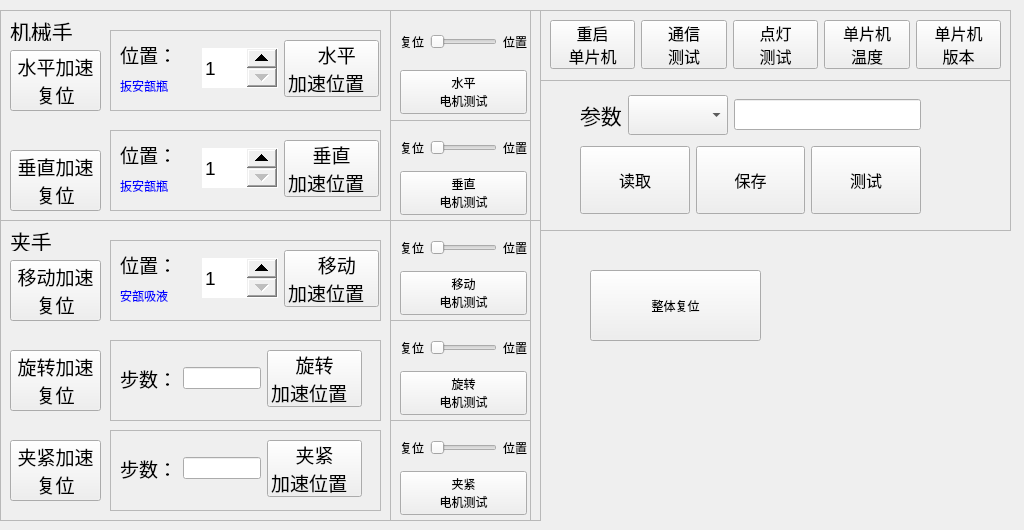
<?xml version="1.0" encoding="UTF-8"?>
<ui version="4.0">
 <class>ArmView</class>
 <widget class="QWidget" name="ArmView">
  <property name="geometry">
   <rect>
    <x>0</x>
    <y>0</y>
    <width>1024</width>
    <height>530</height>
   </rect>
  </property>
  <property name="windowTitle">
   <string>Form</string>
  </property>
  <widget class="QFrame" name="frame">
   <property name="geometry">
    <rect>
     <x>0</x>
     <y>10</y>
     <width>541</width>
     <height>211</height>
    </rect>
   </property>
   <property name="frameShape">
    <enum>QFrame::StyledPanel</enum>
   </property>
   <property name="frameShadow">
    <enum>QFrame::Raised</enum>
   </property>
   <widget class="QPushButton" name="ArmHResetButton">
    <property name="geometry">
     <rect>
      <x>10</x>
      <y>40</y>
      <width>91</width>
      <height>61</height>
     </rect>
    </property>
    <property name="font">
     <font>
      <pointsize>14</pointsize>
      <kerning>true</kerning>
     </font>
    </property>
    <property name="text">
     <string>水平加速
复位</string>
    </property>
    <property name="autoRepeat">
     <bool>false</bool>
    </property>
    <property name="autoExclusive">
     <bool>false</bool>
    </property>
    <property name="autoDefault">
     <bool>false</bool>
    </property>
   </widget>
   <widget class="QFrame" name="frame_4">
    <property name="geometry">
     <rect>
      <x>110</x>
      <y>120</y>
      <width>271</width>
      <height>81</height>
     </rect>
    </property>
    <property name="frameShape">
     <enum>QFrame::StyledPanel</enum>
    </property>
    <property name="frameShadow">
     <enum>QFrame::Raised</enum>
    </property>
    <widget class="QWidget" name="layoutWidget_1">
     <property name="geometry">
      <rect>
       <x>10</x>
       <y>10</y>
       <width>259</width>
       <height>57</height>
      </rect>
     </property>
     <layout class="QHBoxLayout" name="horizontalLayout_2">
      <item>
       <layout class="QVBoxLayout" name="verticalLayout_2">
        <item>
         <widget class="QLabel" name="label_3">
          <property name="font">
           <font>
            <pointsize>14</pointsize>
           </font>
          </property>
          <property name="text">
           <string>位置：</string>
          </property>
         </widget>
        </item>
        <item>
         <widget class="QLabel" name="label_VPos">
          <property name="styleSheet">
           <string notr="true">color: rgb(0, 0, 255);
font: 75 12pt &quot;Ubuntu&quot;;</string>
          </property>
          <property name="text">
           <string>扳安瓿瓶</string>
          </property>
         </widget>
        </item>
       </layout>
      </item>
      <item>
       <widget class="QSpinBox" name="ArmVertSpin">
        <property name="minimumSize">
         <size>
          <width>0</width>
          <height>40</height>
         </size>
        </property>
        <property name="font">
         <font>
          <pointsize>14</pointsize>
         </font>
        </property>
        <property name="styleSheet">
         <string notr="true">QSpinBox::up-button
{
 width: 30px;
}
QSpinBox::down-button
{
 width: 30px;
}
QSpinBox
{
 border-width: 1;
}</string>
        </property>
        <property name="minimum">
         <number>1</number>
        </property>
        <property name="maximum">
         <number>4</number>
        </property>
       </widget>
      </item>
      <item>
       <widget class="QPushButton" name="ArmVSetButton">
        <property name="font">
         <font>
          <pointsize>14</pointsize>
          <kerning>true</kerning>
         </font>
        </property>
        <property name="text">
         <string>垂直
加速位置  </string>
        </property>
       </widget>
      </item>
     </layout>
    </widget>
   </widget>
   <widget class="QPushButton" name="ArmVResetButton">
    <property name="geometry">
     <rect>
      <x>10</x>
      <y>140</y>
      <width>91</width>
      <height>61</height>
     </rect>
    </property>
    <property name="font">
     <font>
      <pointsize>14</pointsize>
      <kerning>true</kerning>
     </font>
    </property>
    <property name="text">
     <string>垂直加速
复位</string>
    </property>
    <property name="autoRepeat">
     <bool>false</bool>
    </property>
    <property name="autoExclusive">
     <bool>false</bool>
    </property>
    <property name="autoDefault">
     <bool>false</bool>
    </property>
   </widget>
   <widget class="QFrame" name="frame_2">
    <property name="geometry">
     <rect>
      <x>110</x>
      <y>20</y>
      <width>271</width>
      <height>81</height>
     </rect>
    </property>
    <property name="frameShape">
     <enum>QFrame::StyledPanel</enum>
    </property>
    <property name="frameShadow">
     <enum>QFrame::Raised</enum>
    </property>
    <widget class="QWidget" name="layoutWidget_2">
     <property name="geometry">
      <rect>
       <x>10</x>
       <y>10</y>
       <width>259</width>
       <height>57</height>
      </rect>
     </property>
     <layout class="QHBoxLayout" name="horizontalLayout">
      <item>
       <layout class="QVBoxLayout" name="verticalLayout">
        <item>
         <widget class="QLabel" name="label_2">
          <property name="font">
           <font>
            <pointsize>14</pointsize>
           </font>
          </property>
          <property name="text">
           <string>位置：</string>
          </property>
         </widget>
        </item>
        <item>
         <widget class="QLabel" name="label_HPos">
          <property name="styleSheet">
           <string notr="true">color: rgb(0, 0, 255);
font: 75 12pt &quot;Ubuntu&quot;;</string>
          </property>
          <property name="text">
           <string>扳安瓿瓶</string>
          </property>
         </widget>
        </item>
       </layout>
      </item>
      <item>
       <widget class="QSpinBox" name="ArmHorizSpin">
        <property name="minimumSize">
         <size>
          <width>0</width>
          <height>40</height>
         </size>
        </property>
        <property name="font">
         <font>
          <pointsize>14</pointsize>
         </font>
        </property>
        <property name="styleSheet">
         <string notr="true">QSpinBox::up-button
{
 width: 30px;
}
QSpinBox::down-button
{
 width: 30px;
}
QSpinBox
{
 border-width: 1;
}</string>
        </property>
        <property name="minimum">
         <number>1</number>
        </property>
        <property name="maximum">
         <number>4</number>
        </property>
       </widget>
      </item>
      <item>
       <widget class="QPushButton" name="ArmHSetButton">
        <property name="font">
         <font>
          <pointsize>14</pointsize>
          <kerning>true</kerning>
         </font>
        </property>
        <property name="text">
         <string>  水平
加速位置  </string>
        </property>
       </widget>
      </item>
     </layout>
    </widget>
   </widget>
   <widget class="QLabel" name="label_1">
    <property name="geometry">
     <rect>
      <x>10</x>
      <y>10</y>
      <width>81</width>
      <height>21</height>
     </rect>
    </property>
    <property name="font">
     <font>
      <pointsize>16</pointsize>
     </font>
    </property>
    <property name="text">
     <string>机械手</string>
    </property>
   </widget>
   <widget class="QFrame" name="frame_7">
    <property name="geometry">
     <rect>
      <x>390</x>
      <y>0</y>
      <width>141</width>
      <height>111</height>
     </rect>
    </property>
    <property name="frameShape">
     <enum>QFrame::StyledPanel</enum>
    </property>
    <property name="frameShadow">
     <enum>QFrame::Raised</enum>
    </property>
    <widget class="QWidget" name="layoutWidget_3">
     <property name="geometry">
      <rect>
       <x>10</x>
       <y>10</y>
       <width>127</width>
       <height>94</height>
      </rect>
     </property>
     <layout class="QVBoxLayout" name="verticalLayout_3">
      <item>
       <layout class="QHBoxLayout" name="horizontalLayout_6">
        <item>
         <widget class="QLabel" name="label_8">
          <property name="text">
           <string>复位</string>
          </property>
         </widget>
        </item>
        <item>
         <widget class="QSlider" name="ArmHorizSlider">
          <property name="minimumSize">
           <size>
            <width>50</width>
            <height>0</height>
           </size>
          </property>
          <property name="maximum">
           <number>1</number>
          </property>
          <property name="pageStep">
           <number>1</number>
          </property>
          <property name="orientation">
           <enum>Qt::Horizontal</enum>
          </property>
         </widget>
        </item>
        <item>
         <widget class="QLabel" name="label_9">
          <property name="text">
           <string>位置</string>
          </property>
         </widget>
        </item>
       </layout>
      </item>
      <item>
       <widget class="QPushButton" name="ArmHTestButton">
        <property name="text">
         <string>水平
电机测试</string>
        </property>
       </widget>
      </item>
     </layout>
    </widget>
   </widget>
   <widget class="QFrame" name="frame_8">
    <property name="geometry">
     <rect>
      <x>390</x>
      <y>110</y>
      <width>141</width>
      <height>101</height>
     </rect>
    </property>
    <property name="frameShape">
     <enum>QFrame::StyledPanel</enum>
    </property>
    <property name="frameShadow">
     <enum>QFrame::Raised</enum>
    </property>
    <widget class="QWidget" name="layoutWidget_4">
     <property name="geometry">
      <rect>
       <x>10</x>
       <y>10</y>
       <width>127</width>
       <height>85</height>
      </rect>
     </property>
     <layout class="QVBoxLayout" name="verticalLayout_4">
      <item>
       <layout class="QHBoxLayout" name="horizontalLayout_7">
        <item>
         <widget class="QLabel" name="label_10">
          <property name="text">
           <string>复位</string>
          </property>
         </widget>
        </item>
        <item>
         <widget class="QSlider" name="ArmVertSlider">
          <property name="minimumSize">
           <size>
            <width>50</width>
            <height>0</height>
           </size>
          </property>
          <property name="maximum">
           <number>1</number>
          </property>
          <property name="pageStep">
           <number>1</number>
          </property>
          <property name="orientation">
           <enum>Qt::Horizontal</enum>
          </property>
         </widget>
        </item>
        <item>
         <widget class="QLabel" name="label_11">
          <property name="text">
           <string>位置</string>
          </property>
         </widget>
        </item>
       </layout>
      </item>
      <item>
       <widget class="QPushButton" name="ArmVTestButton">
        <property name="text">
         <string>垂直
电机测试</string>
        </property>
       </widget>
      </item>
     </layout>
    </widget>
   </widget>
   <zorder>frame_4</zorder>
   <zorder>ArmHResetButton</zorder>
   <zorder>ArmVResetButton</zorder>
   <zorder>frame_2</zorder>
   <zorder>label_1</zorder>
   <zorder>frame_7</zorder>
   <zorder>frame_8</zorder>
  </widget>
  <widget class="QFrame" name="frame_3">
   <property name="geometry">
    <rect>
     <x>0</x>
     <y>220</y>
     <width>541</width>
     <height>301</height>
    </rect>
   </property>
   <property name="frameShape">
    <enum>QFrame::StyledPanel</enum>
   </property>
   <property name="frameShadow">
    <enum>QFrame::Raised</enum>
   </property>
   <widget class="QLabel" name="label_7">
    <property name="geometry">
     <rect>
      <x>10</x>
      <y>10</y>
      <width>81</width>
      <height>21</height>
     </rect>
    </property>
    <property name="font">
     <font>
      <pointsize>16</pointsize>
     </font>
    </property>
    <property name="text">
     <string>夹手</string>
    </property>
   </widget>
   <widget class="QFrame" name="frame_11">
    <property name="geometry">
     <rect>
      <x>110</x>
      <y>20</y>
      <width>271</width>
      <height>81</height>
     </rect>
    </property>
    <property name="frameShape">
     <enum>QFrame::StyledPanel</enum>
    </property>
    <property name="frameShadow">
     <enum>QFrame::Raised</enum>
    </property>
    <widget class="QWidget" name="layoutWidget">
     <property name="geometry">
      <rect>
       <x>10</x>
       <y>10</y>
       <width>259</width>
       <height>57</height>
      </rect>
     </property>
     <layout class="QHBoxLayout" name="horizontalLayout_3">
      <item>
       <layout class="QVBoxLayout" name="verticalLayout_5">
        <item>
         <widget class="QLabel" name="label_16">
          <property name="font">
           <font>
            <pointsize>14</pointsize>
           </font>
          </property>
          <property name="text">
           <string>位置：</string>
          </property>
         </widget>
        </item>
        <item>
         <widget class="QLabel" name="label_MPos">
          <property name="styleSheet">
           <string notr="true">color: rgb(0, 0, 255);
font: 75 12pt &quot;Ubuntu&quot;;</string>
          </property>
          <property name="text">
           <string>安瓿吸液</string>
          </property>
         </widget>
        </item>
       </layout>
      </item>
      <item>
       <widget class="QSpinBox" name="ClampMoveSpin">
        <property name="minimumSize">
         <size>
          <width>0</width>
          <height>40</height>
         </size>
        </property>
        <property name="font">
         <font>
          <pointsize>14</pointsize>
         </font>
        </property>
        <property name="styleSheet">
         <string notr="true">QSpinBox::up-button
{
 width: 30px;
}
QSpinBox::down-button
{
 width: 30px;
}
QSpinBox
{
 border-width: 1;
}</string>
        </property>
        <property name="minimum">
         <number>1</number>
        </property>
        <property name="maximum">
         <number>4</number>
        </property>
       </widget>
      </item>
      <item>
       <widget class="QPushButton" name="ClampMoveSetButton">
        <property name="font">
         <font>
          <pointsize>14</pointsize>
          <kerning>true</kerning>
         </font>
        </property>
        <property name="text">
         <string>  移动
加速位置  </string>
        </property>
       </widget>
      </item>
     </layout>
    </widget>
   </widget>
   <widget class="QPushButton" name="ClampMoveResetButton">
    <property name="geometry">
     <rect>
      <x>10</x>
      <y>40</y>
      <width>91</width>
      <height>61</height>
     </rect>
    </property>
    <property name="font">
     <font>
      <pointsize>14</pointsize>
      <kerning>true</kerning>
     </font>
    </property>
    <property name="text">
     <string>移动加速
复位</string>
    </property>
    <property name="autoRepeat">
     <bool>false</bool>
    </property>
    <property name="autoExclusive">
     <bool>false</bool>
    </property>
    <property name="autoDefault">
     <bool>false</bool>
    </property>
   </widget>
   <widget class="QFrame" name="frame_12">
    <property name="geometry">
     <rect>
      <x>390</x>
      <y>0</y>
      <width>141</width>
      <height>101</height>
     </rect>
    </property>
    <property name="frameShape">
     <enum>QFrame::StyledPanel</enum>
    </property>
    <property name="frameShadow">
     <enum>QFrame::Raised</enum>
    </property>
    <widget class="QWidget" name="layoutWidget_10">
     <property name="geometry">
      <rect>
       <x>10</x>
       <y>10</y>
       <width>127</width>
       <height>85</height>
      </rect>
     </property>
     <layout class="QVBoxLayout" name="verticalLayout_7">
      <item>
       <layout class="QHBoxLayout" name="horizontalLayout_10">
        <item>
         <widget class="QLabel" name="label_17">
          <property name="text">
           <string>复位</string>
          </property>
         </widget>
        </item>
        <item>
         <widget class="QSlider" name="ClampMoveSlider">
          <property name="minimumSize">
           <size>
            <width>50</width>
            <height>0</height>
           </size>
          </property>
          <property name="maximum">
           <number>1</number>
          </property>
          <property name="pageStep">
           <number>1</number>
          </property>
          <property name="orientation">
           <enum>Qt::Horizontal</enum>
          </property>
         </widget>
        </item>
        <item>
         <widget class="QLabel" name="label_18">
          <property name="text">
           <string>位置</string>
          </property>
         </widget>
        </item>
       </layout>
      </item>
      <item>
       <widget class="QPushButton" name="ClampMoveTestButton">
        <property name="text">
         <string>移动
电机测试</string>
        </property>
       </widget>
      </item>
     </layout>
    </widget>
   </widget>
   <widget class="QFrame" name="frame_13">
    <property name="geometry">
     <rect>
      <x>390</x>
      <y>100</y>
      <width>141</width>
      <height>101</height>
     </rect>
    </property>
    <property name="frameShape">
     <enum>QFrame::StyledPanel</enum>
    </property>
    <property name="frameShadow">
     <enum>QFrame::Raised</enum>
    </property>
    <widget class="QWidget" name="layoutWidget_11">
     <property name="geometry">
      <rect>
       <x>10</x>
       <y>10</y>
       <width>127</width>
       <height>85</height>
      </rect>
     </property>
     <layout class="QVBoxLayout" name="verticalLayout_8">
      <item>
       <layout class="QHBoxLayout" name="horizontalLayout_11">
        <item>
         <widget class="QLabel" name="label_19">
          <property name="text">
           <string>复位</string>
          </property>
         </widget>
        </item>
        <item>
         <widget class="QSlider" name="ClampRotateSlider">
          <property name="minimumSize">
           <size>
            <width>50</width>
            <height>0</height>
           </size>
          </property>
          <property name="maximum">
           <number>1</number>
          </property>
          <property name="pageStep">
           <number>1</number>
          </property>
          <property name="orientation">
           <enum>Qt::Horizontal</enum>
          </property>
         </widget>
        </item>
        <item>
         <widget class="QLabel" name="label_20">
          <property name="text">
           <string>位置</string>
          </property>
         </widget>
        </item>
       </layout>
      </item>
      <item>
       <widget class="QPushButton" name="ClampRotateTestButton">
        <property name="text">
         <string>旋转
电机测试</string>
        </property>
       </widget>
      </item>
     </layout>
    </widget>
   </widget>
   <widget class="QFrame" name="frame_14">
    <property name="geometry">
     <rect>
      <x>110</x>
      <y>120</y>
      <width>271</width>
      <height>81</height>
     </rect>
    </property>
    <property name="frameShape">
     <enum>QFrame::StyledPanel</enum>
    </property>
    <property name="frameShadow">
     <enum>QFrame::Raised</enum>
    </property>
    <widget class="QWidget" name="layoutWidget_12">
     <property name="geometry">
      <rect>
       <x>10</x>
       <y>10</y>
       <width>242</width>
       <height>57</height>
      </rect>
     </property>
     <layout class="QHBoxLayout" name="horizontalLayout_12">
      <item>
       <widget class="QLabel" name="label_21">
        <property name="font">
         <font>
          <pointsize>14</pointsize>
         </font>
        </property>
        <property name="text">
         <string>步数：</string>
        </property>
       </widget>
      </item>
      <item>
       <widget class="QLineEdit" name="ClampRotateEdit"/>
      </item>
      <item>
       <widget class="QPushButton" name="ClampRotateSetButton">
        <property name="font">
         <font>
          <pointsize>14</pointsize>
          <kerning>true</kerning>
         </font>
        </property>
        <property name="text">
         <string>旋转
加速位置  </string>
        </property>
       </widget>
      </item>
     </layout>
    </widget>
   </widget>
   <widget class="QPushButton" name="ClampRotateResetButton">
    <property name="geometry">
     <rect>
      <x>10</x>
      <y>130</y>
      <width>91</width>
      <height>61</height>
     </rect>
    </property>
    <property name="font">
     <font>
      <pointsize>14</pointsize>
      <kerning>true</kerning>
     </font>
    </property>
    <property name="text">
     <string>旋转加速
复位</string>
    </property>
    <property name="autoRepeat">
     <bool>false</bool>
    </property>
    <property name="autoExclusive">
     <bool>false</bool>
    </property>
    <property name="autoDefault">
     <bool>false</bool>
    </property>
   </widget>
   <widget class="QFrame" name="frame_15">
    <property name="geometry">
     <rect>
      <x>390</x>
      <y>200</y>
      <width>141</width>
      <height>101</height>
     </rect>
    </property>
    <property name="frameShape">
     <enum>QFrame::StyledPanel</enum>
    </property>
    <property name="frameShadow">
     <enum>QFrame::Raised</enum>
    </property>
    <widget class="QWidget" name="layoutWidget_13">
     <property name="geometry">
      <rect>
       <x>10</x>
       <y>10</y>
       <width>127</width>
       <height>85</height>
      </rect>
     </property>
     <layout class="QVBoxLayout" name="verticalLayout_9">
      <item>
       <layout class="QHBoxLayout" name="horizontalLayout_13">
        <item>
         <widget class="QLabel" name="label_22">
          <property name="text">
           <string>复位</string>
          </property>
         </widget>
        </item>
        <item>
         <widget class="QSlider" name="ClampQuoinSlider">
          <property name="minimumSize">
           <size>
            <width>50</width>
            <height>0</height>
           </size>
          </property>
          <property name="maximum">
           <number>1</number>
          </property>
          <property name="pageStep">
           <number>1</number>
          </property>
          <property name="orientation">
           <enum>Qt::Horizontal</enum>
          </property>
         </widget>
        </item>
        <item>
         <widget class="QLabel" name="label_23">
          <property name="text">
           <string>位置</string>
          </property>
         </widget>
        </item>
       </layout>
      </item>
      <item>
       <widget class="QPushButton" name="ClampQuoinTestButton">
        <property name="text">
         <string>夹紧
电机测试</string>
        </property>
       </widget>
      </item>
     </layout>
    </widget>
   </widget>
   <widget class="QPushButton" name="ClampQuoinResetButton">
    <property name="geometry">
     <rect>
      <x>10</x>
      <y>220</y>
      <width>91</width>
      <height>61</height>
     </rect>
    </property>
    <property name="font">
     <font>
      <pointsize>14</pointsize>
      <kerning>true</kerning>
     </font>
    </property>
    <property name="text">
     <string>夹紧加速
复位</string>
    </property>
    <property name="autoRepeat">
     <bool>false</bool>
    </property>
    <property name="autoExclusive">
     <bool>false</bool>
    </property>
    <property name="autoDefault">
     <bool>false</bool>
    </property>
   </widget>
   <widget class="QFrame" name="frame_16">
    <property name="geometry">
     <rect>
      <x>110</x>
      <y>210</y>
      <width>271</width>
      <height>81</height>
     </rect>
    </property>
    <property name="frameShape">
     <enum>QFrame::StyledPanel</enum>
    </property>
    <property name="frameShadow">
     <enum>QFrame::Raised</enum>
    </property>
    <widget class="QWidget" name="layoutWidget_14">
     <property name="geometry">
      <rect>
       <x>10</x>
       <y>10</y>
       <width>242</width>
       <height>57</height>
      </rect>
     </property>
     <layout class="QHBoxLayout" name="horizontalLayout_14">
      <item>
       <widget class="QLabel" name="label_24">
        <property name="font">
         <font>
          <pointsize>14</pointsize>
         </font>
        </property>
        <property name="text">
         <string>步数：</string>
        </property>
       </widget>
      </item>
      <item>
       <widget class="QLineEdit" name="ClampQuoinEdit"/>
      </item>
      <item>
       <widget class="QPushButton" name="ClampQuoinSetButton">
        <property name="font">
         <font>
          <pointsize>14</pointsize>
          <kerning>true</kerning>
         </font>
        </property>
        <property name="text">
         <string>夹紧
加速位置  </string>
        </property>
       </widget>
      </item>
     </layout>
    </widget>
   </widget>
  </widget>
  <widget class="QFrame" name="frame_17">
   <property name="geometry">
    <rect>
     <x>540</x>
     <y>10</y>
     <width>471</width>
     <height>71</height>
    </rect>
   </property>
   <property name="frameShape">
    <enum>QFrame::StyledPanel</enum>
   </property>
   <property name="frameShadow">
    <enum>QFrame::Raised</enum>
   </property>
   <widget class="QWidget" name="layoutWidget_15">
    <property name="geometry">
     <rect>
      <x>10</x>
      <y>10</y>
      <width>451</width>
      <height>49</height>
     </rect>
    </property>
    <layout class="QHBoxLayout" name="horizontalLayout_15">
     <item>
      <widget class="QPushButton" name="RebootPSOCButton">
       <property name="font">
        <font>
         <pointsize>12</pointsize>
        </font>
       </property>
       <property name="text">
        <string>重启
单片机</string>
       </property>
      </widget>
     </item>
     <item>
      <widget class="QPushButton" name="CommTestButton">
       <property name="font">
        <font>
         <pointsize>12</pointsize>
        </font>
       </property>
       <property name="text">
        <string>通信
测试</string>
       </property>
      </widget>
     </item>
     <item>
      <widget class="QPushButton" name="LedTestButton">
       <property name="font">
        <font>
         <pointsize>12</pointsize>
        </font>
       </property>
       <property name="text">
        <string>点灯
测试</string>
       </property>
      </widget>
     </item>
     <item>
      <widget class="QPushButton" name="PSOCTempButton">
       <property name="font">
        <font>
         <pointsize>12</pointsize>
        </font>
       </property>
       <property name="text">
        <string>单片机
温度</string>
       </property>
      </widget>
     </item>
     <item>
      <widget class="QPushButton" name="PSOCVerButton">
       <property name="font">
        <font>
         <pointsize>12</pointsize>
        </font>
       </property>
       <property name="text">
        <string>单片机
版本</string>
       </property>
      </widget>
     </item>
    </layout>
   </widget>
  </widget>
  <widget class="QFrame" name="frame_18">
   <property name="geometry">
    <rect>
     <x>540</x>
     <y>80</y>
     <width>471</width>
     <height>151</height>
    </rect>
   </property>
   <property name="frameShape">
    <enum>QFrame::StyledPanel</enum>
   </property>
   <property name="frameShadow">
    <enum>QFrame::Raised</enum>
   </property>
   <widget class="QWidget" name="layoutWidget_16">
    <property name="geometry">
     <rect>
      <x>40</x>
      <y>10</y>
      <width>341</width>
      <height>130</height>
     </rect>
    </property>
    <layout class="QVBoxLayout" name="verticalLayout_10">
     <item>
      <layout class="QHBoxLayout" name="horizontalLayout_16">
       <item>
        <widget class="QLabel" name="label_25">
         <property name="font">
          <font>
           <pointsize>16</pointsize>
          </font>
         </property>
         <property name="text">
          <string>参数</string>
         </property>
        </widget>
       </item>
       <item>
        <widget class="QComboBox" name="ParamComboBox">
         <property name="minimumSize">
          <size>
           <width>0</width>
           <height>40</height>
          </size>
         </property>
         <property name="font">
          <font>
           <pointsize>14</pointsize>
          </font>
         </property>
        </widget>
       </item>
       <item>
        <widget class="QLineEdit" name="ParamEdit">
         <property name="font">
          <font>
           <pointsize>14</pointsize>
          </font>
         </property>
        </widget>
       </item>
      </layout>
     </item>
     <item>
      <layout class="QHBoxLayout" name="horizontalLayout_17">
       <item>
        <widget class="QPushButton" name="ParamReadButton">
         <property name="font">
          <font>
           <pointsize>12</pointsize>
          </font>
         </property>
         <property name="text">
          <string>
读取
</string>
         </property>
        </widget>
       </item>
       <item>
        <widget class="QPushButton" name="ParamSaveButton">
         <property name="font">
          <font>
           <pointsize>12</pointsize>
          </font>
         </property>
         <property name="text">
          <string>
保存
</string>
         </property>
        </widget>
       </item>
       <item>
        <widget class="QPushButton" name="ParamTestButton">
         <property name="font">
          <font>
           <pointsize>12</pointsize>
          </font>
         </property>
         <property name="text">
          <string>
测试
</string>
         </property>
        </widget>
       </item>
      </layout>
     </item>
    </layout>
   </widget>
  </widget>
  <widget class="QPushButton" name="ArmAllResetButton">
   <property name="geometry">
    <rect>
     <x>590</x>
     <y>270</y>
     <width>171</width>
     <height>71</height>
    </rect>
   </property>
   <property name="text">
    <string>整体复位</string>
   </property>
  </widget>
 </widget>
 <resources/>
 <connections/>
</ui>
